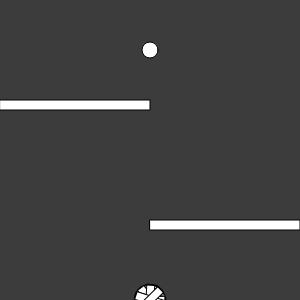
Frame 1 (no input)
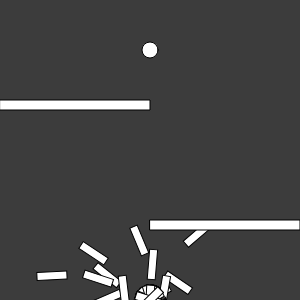
Frame 60 (no input)
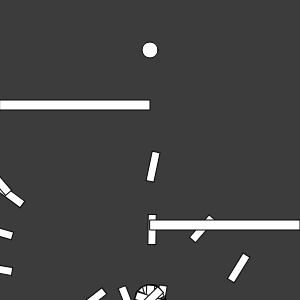
Frame 120 (the mouse pressed at the canvas centre since frame 60)

The p5.js sketch that drew these frames (run headless with seeded random() and noise() and a simulated clock; from frame 60 on, the mouse is pressed at the canvas centre):

// p5.js sketch
// ── sketch.js
// Code by Oriol Fernandez // https://github.com/DIVIIK
// Thanks to Daniel Shiffman

var population;
var lifespan = 400;
var lifeSp;
var count = 0;
var target;
var maxforce = 0.2;

var rx = 0;
var ry = 100;
var rw = 150;
var rh = 10;

var rx2 = 150;
var ry2 = 220;
var rw2 = 150;
var rh2 = 10;

function setup() {
  createCanvas(300, 300);
  rocket = new Rocket();
  population = new Population();
  lifeSp = createP();
  target = createVector(width/2,50);
}

function draw() {
  background(60);
  population.run();
  lifeSp.html(count);

  count++;
  if (count == lifespan) {
    population.evaluate();
    population.selection();
    count = 0;
  }

  fill(255);
  rect(0,100,150,10);
  rect(150,220,150,10);
  ellipse(target.x,target.y,16,16);
}

function Population() {
  this.rockets = [];
  this.popSize = 50;
  this.matingpool = [];

  for (var i = 0; i < this.popSize; i++) {
    this.rockets[i] = new Rocket();
  }

  this.evaluate = function() {
    var maxfit = 0;
    for (var i = 0; i < this.popSize; i++) {
      this.rockets[i].calcFitness();
      if (this.rockets[i].fitness > maxfit) {
        maxfit = this.rockets[i].fitness;
      }
    }

    createP(maxfit);

    for (var i = 0; i < this.popSize; i++) {
      this.rockets[i].fitness /= maxfit;
    }

    this.matingpool = [];

    for (var i = 0; i < this.popSize; i++) {
      var n = this.rockets[i].fitness * 100;
      this.rockets[i].fitness /= maxfit;
      for (var j = 0; j < n; j++) {
        this.matingpool.push(this.rockets[i]);
      }
    }
  }

  this.selection = function() {
    var newRockets = [];
    for (var i = 0; i < this.rockets.length; i++) {
      var parentA = random(this.matingpool).dna;
      var parentB = random(this.matingpool).dna;
      var child = parentA.crossover(parentB);
      child.mutation();
      newRockets[i] = new Rocket(child);
    }
    this.rockets = newRockets;
  }

  this.run = function() {
    for (var i = 0; i < this.popSize; i++) {
      this.rockets[i].update();
      this.rockets[i].show();
    }
  }
}

function DNA(genes) {
  if (genes) {
    this.genes = genes;
  } else {
    this.genes = [];
    for (var i = 0; i < lifespan; i++) {
      this.genes[i] = p5.Vector.random2D();
      this.genes[i].setMag(maxforce);
    }
  }

  this.crossover = function(partner) {
    var newgenes = [];
    var mid = floor(random(this.genes.length));
    for (var i = 0; i < this.genes.length; i++) {
      if (i > mid) {
        newgenes[i] = this.genes[i];
      } else {
        newgenes[i] = partner.genes[i];
      }
    }
    return new DNA(newgenes);
  }

  this.mutation = function() {
    for (var i = 0; i < this.genes.length; i++) {
      if (random(1) < 0.01) {
        this.genes[i] = p5.Vector.random2D();
        this.genes[i].setMag(maxforce);
      }
    }
  }
}

function Rocket(dna) {
  this.pos = createVector(width/2,height);
  this.vel = createVector();
  this.acc = createVector();
  this.completed = false;
  this.crashed = false;
  if (dna) {
    this.dna = dna;
  } else {
    this.dna = new DNA();
  }
  this.fitness = 0;

  this.applyForce = function(force) {
    this.acc.add(force);
  }

  this.calcFitness = function() {
    var d = dist(this.pos.x, this.pos.y, target.x, target.y);
    this.fitness = map(d, 0, width, width, 0);
    if (this.completed) {
      this.fitness *= 10;
    }
    if (this.crashed) {
      this.fitness /= 10;
    }
  }

  this.update = function() {

    var d = dist(this.pos.x, this.pos.y, target.x, target.y);
    if (d < 10) {
      this.completed = true;
      this.pos = target.copy();
    }

    if (this.pos.x > rx && this.pos.x < rx + rw && this.pos.y > ry && this.pos.y < ry + rh) {
      this.crashed = true;
    }
	
	if (this.pos.x > rx2 && this.pos.x < rx2 + rw2 && this.pos.y > ry2 && this.pos.y < ry2 + rh2) {
      this.crashed = true;
    }
	
    if (this.pos.x > width || this.pos.x < 0) {
      this.crashed = true;
    }
    if (this.pos.y > height || this.pos.y < 0) {
      this.crashed = true;
    }

    this.applyForce(this.dna.genes[count]);
    if (!this.completed && !this.crashed) {
      this.vel.add(this.acc);
      this.pos.add(this.vel);
      this.acc.mult(0);
      this.vel.limit(4);
    }
  }

  this.show = function() {
    push();
    translate(this.pos.x, this.pos.y)
    rotate(this.vel.heading());
    rectMode(CENTER);
    rect(0, 0, 30, 8);
    pop();
  }

}
